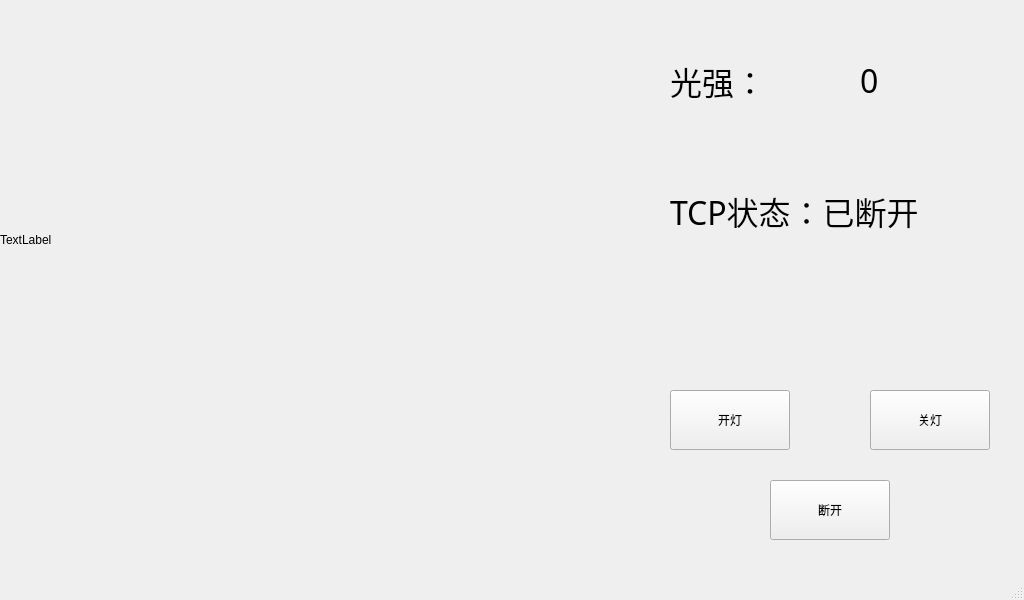
<?xml version="1.0" encoding="UTF-8"?>
<ui version="4.0">
 <class>MainWindow</class>
 <widget class="QMainWindow" name="MainWindow">
  <property name="geometry">
   <rect>
    <x>0</x>
    <y>0</y>
    <width>1024</width>
    <height>600</height>
   </rect>
  </property>
  <property name="minimumSize">
   <size>
    <width>1024</width>
    <height>600</height>
   </size>
  </property>
  <property name="maximumSize">
   <size>
    <width>1024</width>
    <height>600</height>
   </size>
  </property>
  <property name="acceptDrops">
   <bool>false</bool>
  </property>
  <property name="windowTitle">
   <string>MainWindow</string>
  </property>
  <widget class="QWidget" name="centralwidget">
   <widget class="QPushButton" name="OpenLight">
    <property name="geometry">
     <rect>
      <x>670</x>
      <y>390</y>
      <width>120</width>
      <height>60</height>
     </rect>
    </property>
    <property name="text">
     <string>开灯</string>
    </property>
   </widget>
   <widget class="QLabel" name="show_image">
    <property name="geometry">
     <rect>
      <x>0</x>
      <y>0</y>
      <width>640</width>
      <height>480</height>
     </rect>
    </property>
    <property name="text">
     <string>TextLabel</string>
    </property>
   </widget>
   <widget class="QLabel" name="label">
    <property name="geometry">
     <rect>
      <x>860</x>
      <y>50</y>
      <width>131</width>
      <height>61</height>
     </rect>
    </property>
    <property name="font">
     <font>
      <family>黑体</family>
      <pointsize>24</pointsize>
     </font>
    </property>
    <property name="text">
     <string>0</string>
    </property>
   </widget>
   <widget class="QLabel" name="label_state">
    <property name="geometry">
     <rect>
      <x>670</x>
      <y>130</y>
      <width>331</width>
      <height>161</height>
     </rect>
    </property>
    <property name="font">
     <font>
      <family>黑体</family>
      <pointsize>24</pointsize>
     </font>
    </property>
    <property name="text">
     <string>TCP状态：已断开</string>
    </property>
   </widget>
   <widget class="QLabel" name="label_2">
    <property name="geometry">
     <rect>
      <x>670</x>
      <y>50</y>
      <width>131</width>
      <height>61</height>
     </rect>
    </property>
    <property name="font">
     <font>
      <family>黑体</family>
      <pointsize>24</pointsize>
     </font>
    </property>
    <property name="text">
     <string>光强：</string>
    </property>
   </widget>
   <widget class="QPushButton" name="OffLight">
    <property name="geometry">
     <rect>
      <x>870</x>
      <y>390</y>
      <width>120</width>
      <height>60</height>
     </rect>
    </property>
    <property name="text">
     <string>关灯</string>
    </property>
   </widget>
   <widget class="QPushButton" name="disconnect">
    <property name="geometry">
     <rect>
      <x>770</x>
      <y>480</y>
      <width>120</width>
      <height>60</height>
     </rect>
    </property>
    <property name="text">
     <string>断开</string>
    </property>
   </widget>
  </widget>
  <widget class="QMenuBar" name="menubar">
   <property name="geometry">
    <rect>
     <x>0</x>
     <y>0</y>
     <width>1024</width>
     <height>26</height>
    </rect>
   </property>
  </widget>
  <widget class="QStatusBar" name="statusbar"/>
 </widget>
 <resources/>
 <connections/>
</ui>
